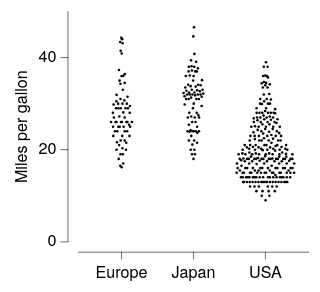

The specification (Vega-Lite) saved for this image:
### Vega-Lite specification from a JSON file in a GitHub repository (floating-point values rounded to 4 significant figures; data arrays with more than 128 entries replaced by an {"elided": "..."} marker saying what was removed)
{"background": null, "config": {"arc": {"fill": "#DBDBDB", "fillOpacity": 1.0, "innerRadius": 25.0, "padAngle": 0.03, "stroke": "black", "strokeOpacity": 1, "strokeWidth": 0.25}, "area": {"fill": "#DBDBDB", "fillOpacity": 1.0, "stroke": "black", "strokeOpacity": 1, "strokeWidth": 0.25}, "axis": {"domain": true, "domainCap": "round", "domainColor": "black", "domainWidth": 0.25, "grid": false, "gridCap": "round", "gridColor": "#F1F1F1", "gridDash": [0, 0], "gridOpacity": 1.0, "gridWidth": 0.25, "labelColor": "black", "labelFont": "Helvetica Neue, HelveticaNeue, Helvetica, Arial, sans-serif", "labelFontSize": 7, "labelFontStyle": "normal", "labelFontWeight": 400, "offset": 4.5, "ticks": true, "tickCap": "round", "tickColor": "black", "tickRound": false, "tickSize": 3, "tickWidth": 0.25, "titleColor": "black", "titleFont": "Helvetica Neue, HelveticaNeue, Helvetica, Arial, sans-serif", "titleFontSize": 7, "titleFontStyle": "normal", "titleFontWeight": 400}, "axisX": {"domain": true, "labelAlign": "center", "labelAngle": 0, "labels": true, "ticks": true, "translate": 0}, "axisY": {"domain": true, "labelAlign": "right", "labelAngle": 0, "labels": true, "ticks": true, "translate": 0}, "axisRight": {"domain": true, "labelAlign": "left", "labelAngle": 0, "labels": true, "ticks": true, "translate": 0}, "axisTop": {"domain": true, "labelAlign": "center", "labelAngle": 0, "labels": true, "ticks": true, "translate": 0}, "axisBand": {"tickOffset": 0}, "bar": {"fill": "#DBDBDB", "fillOpacity": 1.0, "stroke": "black", "strokeOpacity": 1, "strokeWidth": 0.25}, "boxplot": {"size": 9.0, "ticks": {"cornerRadius": 0.25, "fill": "black", "opacity": 1, "size": 4.5, "thickness": 0.25}, "box": {"fillOpacity": 1.0, "stroke": "black", "strokeOpacity": 1, "strokeWidth": 0.25}, "median": {"cornerRadius": 0, "fill": "black", "fillOpacity": 1.0, "opacity": 1, "size": 9.0, "thickness": 0.25}, "rule": {"fill": "black", "fillOpacity": 1.0, "size": 10.0, "stroke": "black", "strokeDash": [0, 0], "strokeOpacity": 1, "strokeWidth": 0.25}, "outliers": {"color": "black", "fill": "black", "fillOpacity": 1.0, "size": 0, "stroke": "black", "strokeOpacity": 1, "strokeWidth": 0.25}}, "circle": {"fill": "black", "fillOpacity": 1.0, "size": 1.25, "stroke": null, "strokeOpacity": 1, "strokeWidth": 0.25}, "errorband": {"band": {"fillOpacity": 0.6, "stroke": null, "strokeWidth": 0.25, "strokeOpacity": 1}, "borders": {"opacity": 0, "strokeOpacity": 0.25, "strokeWidth": 1}}, "errorbar": {"opacity": 1, "rule": {"strokeDash": [0, 0], "strokeWidth": 0.25}, "ticks": {"color": "black", "cornerRadius": 0.125, "opacity": 1, "size": 6.0, "thickness": 0.25}, "thickness": 0.25}, "font": "Helvetica Neue, HelveticaNeue, Helvetica, Arial, sans-serif", "geoshape": {"fill": "#DBDBDB", "fillOpacity": 1.0, "stroke": "black", "strokeOpacity": 1, "strokeWidth": 0.25}, "header": {"labelColor": "black", "labelFont": "Helvetica Neue, HelveticaNeue, Helvetica, Arial, sans-serif", "labelFontSize": 7, "labelFontStyle": "normal", "labelFontWeight": 400, "titleColor": "black", "titleFont": "Helvetica Neue, HelveticaNeue, Helvetica, Arial, sans-serif", "titleFontSize": 7, "titleFontStyle": "normal", "titleFontWeight": 400, "titlePadding": 0}, "legend": {"disable": false, "offset": 4.5, "titlePadding": 4, "labelOffset": 2, "gradientLabelOffset": 2, "gradientLength": 50.0, "gradientThickness": 5.0, "gradientOpacity": 1.0, "gradientStrokeColor": "black", "gradientStrokeWidth": 0.25, "labelColor": "black", "labelFont": "Helvetica Neue, HelveticaNeue, Helvetica, Arial, sans-serif", "labelFontSize": 7, "labelFontStyle": "normal", "labelFontWeight": 400, "strokeColor": "black", "strokeWidth": 0, "symbolSize": 42, "symbolStrokeColor": "black", "symbolStrokeWidth": 0.25, "titleColor": "black", "titleFont": "Helvetica Neue, HelveticaNeue, Helvetica, Arial, sans-serif", "titleFontSize": 7, "titleFontStyle": "normal", "titleFontWeight": 400}, "line": {"color": "black", "stroke": "black", "strokeCap": "round", "strokeDash": [0, 0], "strokeOpacity": 1, "strokeWidth": 0.375}, "point": {"filled": true, "fill": "#DBDBDB", "fillOpacity": 1.0, "size": 5.0, "stroke": "black", "strokeOpacity": 1, "strokeWidth": 0.25}, "range": {"category": ["#5CA7B1", "#CDDEF3", "#B7B3E4", "#B3DAB5", "#F5E1B3", "#3D727B", "#8AA8D2", "#867DAC", "#80A988", "#CBB17A", "#204148", "#59719A", "#584C77", "#507B5F", "#9D824D"], "diverging": {"scheme": ["#C35082", "#CE6D94", "#D989A7", "#E2A4BA", "#EABFCE", "#F1DBE2", "#F6F6F6", "#D7E0EB", "#B9CBE0", "#9BB6D5", "#7DA1C9", "#5F8CBD", "#4177B1"]}, "heatmap": {"scheme": ["#32022B", "#43044D", "#4C196E", "#4D338C", "#484DA6", "#3A68BB", "#1D83CA", "#1D9CCB", "#23B5C9", "#28CDC5", "#4DE0B4", "#91EE9F"]}, "ordinal": {"scheme": ["#F1F1F1", "#DBDBDB", "#C6C6C6", "#B2B2B2", "#9D9D9D", "#898989", "#767676", "#636363", "#515151", "#404040", "#2F2F2F", "#1F1F1F"]}, "ramp": {"scheme": ["#32022B", "#43044D", "#4C196E", "#4D338C", "#484DA6", "#3A68BB", "#1D83CA", "#1D9CCB", "#23B5C9", "#28CDC5", "#4DE0B4", "#91EE9F"]}}, "rule": {"color": "black", "stroke": "black", "strokeCap": "round", "strokeDash": [2, 2], "strokeOpacity": 1, "strokeWidth": 0.25}, "scale": {"bandPaddingInner": 0.1, "bandPaddingOuter": 0.1, "round": false}, "rect": {"fill": "#DBDBDB", "fillOpacity": 1.0, "stroke": "black", "strokeOpacity": 1, "strokeWidth": 0.25}, "square": {"fill": "#DBDBDB", "fillOpacity": 1.0, "size": 10.0, "stroke": "black", "strokeOpacity": 1, "strokeWidth": 0.25}, "text": {"color": "black", "font": "Helvetica Neue, HelveticaNeue, Helvetica, Arial, sans-serif", "fontSize": 7, "fontStyle": "normal", "fontWeight": 400}, "tick": {"color": "black", "cornerRadius": 0.125, "opacity": 1.0, "size": 9.0, "thickness": 0.25}, "title": {"anchor": "middle", "frame": "group", "color": "black", "font": "Helvetica Neue, HelveticaNeue, Helvetica, Arial, sans-serif", "fontSize": 7, "fontStyle": "normal", "fontWeight": 400, "subtitleColor": "black", "subtitleFont": "Helvetica Neue, HelveticaNeue, Helvetica, Arial, sans-serif", "subtitleFontSize": "Helvetica Neue, HelveticaNeue, Helvetica, Arial, sans-serif", "subtitleFontStyle": "normal", "subtitleFontWeight": 400}, "trail": {"color": "black", "opacity": 1, "size": 0.375}, "view": {"continuousWidth": 100, "continuousHeight": 100, "discreteWidth": 100, "discreteHeight": 100, "fill": null, "stroke": null, "strokeWidth": 0.25}}, "data": {"name": "data-5a2445e0fe6138d615eb8a3f94fc6a64"}, "mark": {"type": "circle"}, "encoding": {"x": {"field": "Origin", "title": null, "type": "nominal"}, "xOffset": {"field": "quasirandom_x", "scale": {"domain": [-66.26, 66.26]}, "type": "quantitative"}, "y": {"field": "Miles_per_Gallon", "title": "Miles per gallon", "type": "quantitative"}}, "$schema": "https://vega.github.io/schema/vega-lite/v6.4.1.json", "datasets": {"data-5a2445e0fe6138d615eb8a3f94fc6a64": {"elided": "398 records"}}}
